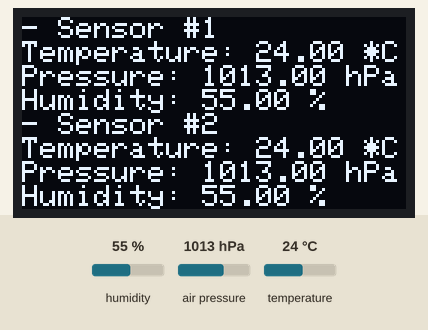
Simulated run of this sketch. Board: ESP32. Shown: 128×64 one-colour display. Inputs (shaded band) come from the test bench; at power-on: humidity 55 %, air pressure 1013 hPa, temperature 24 °C. WiFi joins after 1.5 s; servers stay silent unless stated; the display library's start-up logo is not drawn; what the sketch prints to the serial monitor is not drawn.

Above: at 3.0 s.
3.1 s: humidity set to 22 %
At 4.7 s:
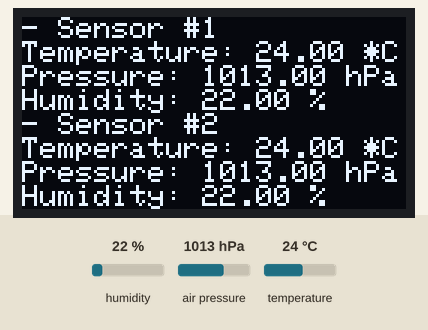
5.4 s: air pressure set to 952 hPa
At 6.2 s:
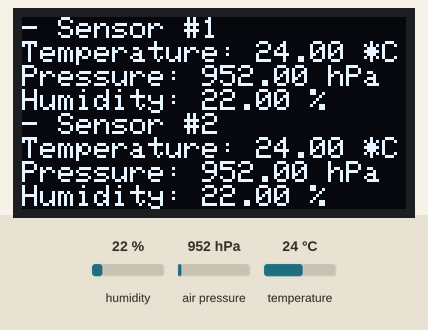
7.4 s: temperature set to 12 °C
At 9.0 s:
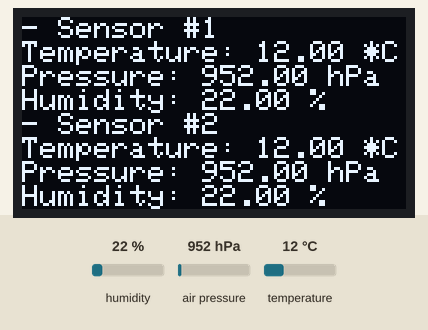
9.4 s: humidity set to 40 %
At 10.5 s:
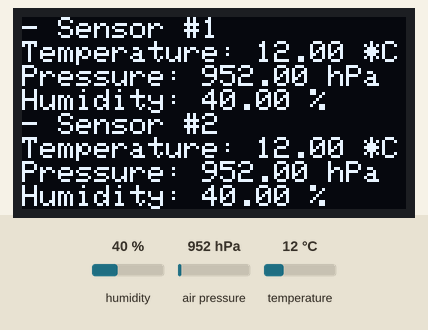
Timing chart, 0 to 12.4 s (numbered marks = the images above; inputs shaded):
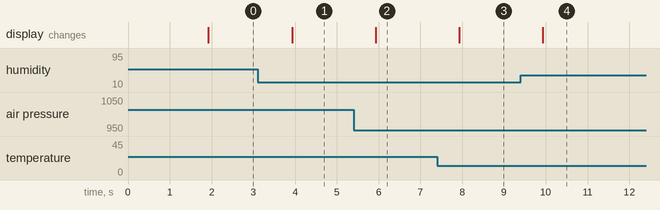

The sketch:

BME280-DB-BLYNK.ino
```cpp
// Aleksi Räisänen @0Allu
// Using 2x Adafruit BME280 sensors
// Sending data to Blynk servers, Database and also displaying it on an LCD

#include <Wire.h>
#include <WiFi.h>
#include <WiFiClient.h>
#include <HTTPClient.h>
#include <BlynkSimpleEsp32.h>
#include <Adafruit_Sensor.h>
#include <Adafruit_BME280.h>
#include <Adafruit_GFX.h>
#include <Adafruit_SSD1306.h>

#define BLYNK_TEMPLATE_ID "TMPLFaaBHhXd" // Blynk pass
#define BLYNK_TEMPLATE_NAME "Quickstart Template"
#define BLYNK_AUTH_TOKEN "5p1zpiGn3BGjht4vHgrCDtJLrWImcb2o"
#define BLYNK_PRINT Serial

#define SCREEN_WIDTH 128 // LCD definitions
#define SCREEN_HEIGHT 64
#define SEALEVELPRESSURE_HPA (1013.25) // sea level pressure for BME280 sensor

Adafruit_BME280 bme, bme1; //sensor 1 and 2

char ssid[] = "SSID"; // WiFi name & password
char password[] = "PASSWORD";

const char* serverName = "https://192.168.0.0/insert_temperature.php"; // DB insert url

const int numReadings = 30;  //getting average
int Sensor1readings[numReadings];
int Sensor2readings[numReadings];
int readIndex = 0;
int readIndex1 = 0;
long total = 0;
long total1 = 0;
// float aisVal = 0; // -- Uncomment for debugging!! --
// float aisVal1 = 0; // -- Uncomment for debugging!! --

unsigned long lastMillisSend, lastMillisAvg, lastMillisScreen;

float temp, hum, pre, temp1, hum1, pre1; // Temperature, Humidity and Pressure values

BlynkTimer timer;

Adafruit_SSD1306 display(SCREEN_WIDTH, SCREEN_HEIGHT, &Wire, -1); // LCD display

void sendSensorData() // Setting up for Blynk
{
  // Assign values
  hum = bme.readHumidity();   temp = bme.readTemperature();   pre = bme.readPressure() / 100.0F;
  hum1 = bme1.readHumidity(); temp1 = bme1.readTemperature(); pre1 = bme1.readPressure() / 100.0F;

  if (isnan(hum) || isnan(temp) || isnan(pre) || isnan(hum1) || isnan(temp1) || isnan(pre1))
  { // Checking if any value is "Not-A-Number" (NaN)
    Serial.println("Failed to read from BME sensor!");
    return;
  }
  // Setting datastreams to catch values
  Blynk.virtualWrite(V4, hum); Blynk.virtualWrite(V5, temp); Blynk.virtualWrite(V6, pre);
  Blynk.virtualWrite(V7, hum1); Blynk.virtualWrite(V8, temp1); Blynk.virtualWrite(V9, pre1);
}

void setup()
{
  Serial.begin(9600);
  display.begin(SSD1306_SWITCHCAPVCC, 0x3D); // initialize LCD with I2C address 0x3C (128x64)
  display.display();
  display.clearDisplay();
  display.display();
  display.setTextSize(1.2);
  display.setTextColor(WHITE);

  WiFi.begin(ssid, password); // Connecting to WiFi
  Serial.println("Connecting");
  while (WiFi.status() != WL_CONNECTED)
  {
    delay(500);
    Serial.print(".");
  }
  Serial.println("");
  Serial.print("Connected to WiFi network with IP Address: ");
  Serial.println(WiFi.localIP());

  Blynk.begin(BLYNK_AUTH_TOKEN, ssid, password); // Blynk connection start

  timer.setInterval(1000L, sendSensorData);

  bool status = bme.begin(0x76); // Specify BME280 with address 0x76
  bool status1 = bme1.begin(0x77); // BME280 with default address 0x77

  if (!status || !status1) // Checking if connected
  {
    Serial.println("Could not find valid BME280 sensors. Check wiring!");
    while (1);
  }
}

void loop()
{ /*              -- Uncomment for debugging!! --
  //aisVal = bme.readTemperature(); aisVal1 = bme1.readTemperature();
  Serial.print(F("ais val "));  Serial.println(aisVal);  Serial.print(F("ais avg : "));  Serial.println(smooth());
  Serial.print(F("ais val1 ")); Serial.println(aisVal1); Serial.print(F("ais avg1 : ")); Serial.println(smooth1());*/
  Blynk.run(); // Run blynk
  timer.run();

  if (millis() - lastMillisSend >= 60000UL) //wait 60 seconds
  {
    lastMillisSend = millis(); //reset timer
    sendData(); // sendData function runs every 60 seconds
  }

  if (millis() - lastMillisScreen >= 1000UL) //wait 60 seconds
  {
    lastMillisScreen = millis(); //reset timer
    updateLCD(); // Update LCD every second
  }


  if (millis() - lastMillisAvg >= 500UL) //wait 0.5 seconds
  {
    lastMillisAvg = millis(); //reset timer
    smooth(); smooth1(); // Update average
  }
}

long smooth() { // smoothing for average value
  long average; //Perform average on sensor readings
  total = total - Sensor1readings[readIndex]; // subtract the last reading
  Sensor1readings[readIndex] = bme.readTemperature(); // read the sensor
  total = total + Sensor1readings[readIndex]; // add value to total
  readIndex = readIndex + 1; // handle index
  if (readIndex >= numReadings) {
    readIndex = 0;
  }
  average = total / numReadings; // calculate the average
  return average;
}

long smooth1() { // smoothing for average value in second sensor
  long average1; //Perform average on sensor readings
  total1 = total1 - Sensor2readings[readIndex1]; // subtract the last reading
  Sensor2readings[readIndex1] = bme1.readTemperature(); // read the sensor
  total1 = total1 + Sensor2readings[readIndex1]; // add value to total
  readIndex1 = readIndex1 + 1; // handle index
  if (readIndex1 >= numReadings) {
    readIndex1 = 0;
  }
  average1 = total1 / numReadings; // calculate the average
  return average1;
}

void sendData() //Send an HTTP POST request every 60 seconds
{
  if (WiFi.status() == WL_CONNECTED)
  {
    WiFiClientSecure *client = new WiFiClientSecure;
    client->setInsecure(); //don't use SSL certificate
    HTTPClient https;

    https.begin(*client, serverName); // IP address with path
    https.addHeader("Content-Type", "application/x-www-form-urlencoded"); // Specify content-type header
    // Prepare your HTTP POST request data
    String httpRequestData = "api_key=tPmAT5Ab3j7F9&sensor=BME280#1&location=Outside&value1=" + String(smooth())
                             + "&value2=" + String(bme.readHumidity()) + "&value3=" + String(bme.readPressure() / 100.0F) + "";

    String httpRequestData1 = "api_key=tPmAT5Ab3j7F9&sensor=BME280&location=Inside&value1=" + String(smooth1())
                              + "&value2=" + String(bme1.readHumidity()) + "&value3=" + String(bme1.readPressure() / 100.0F) + "";

    int httpResponseCode = https.POST(httpRequestData);
    int httpResponseCode1 = https.POST(httpRequestData1);
    https.end(); // Free resources
  }
  else
  {
    Serial.println("WiFi Disconnected");
  }
}

void updateLCD() // Refreshes the LCD every second!
{
  display.setCursor(0, 0);
  display.clearDisplay();
  display.println("- Sensor #1");

  display.print("Temperature: "); display.print(bme.readTemperature());       display.println(" *C");
  display.print("Pressure: ");    display.print(bme.readPressure() / 100.0F); display.println(" hPa");
  display.print("Humidity: ");    display.print(bme.readHumidity());          display.println(" %");

  display.println("- Sensor #2");

  display.print("Temperature: "); display.print(bme1.readTemperature());       display.println(" *C");
  display.print("Pressure: ");    display.print(bme1.readPressure() / 100.0F); display.println(" hPa");
  display.print("Humidity: ");    display.print(bme1.readHumidity());          display.println(" %");

  display.display();
}
```

Measured:
- after the input at 3.1 s, the display: changes after 0.83 s (image 1)
- after the input at 5.4 s, the display: changes after 0.53 s (image 2)
- after the input at 7.4 s, the display: changes after 0.53 s (image 3)
- after the input at 9.4 s, the display: changes after 0.53 s (image 4)
